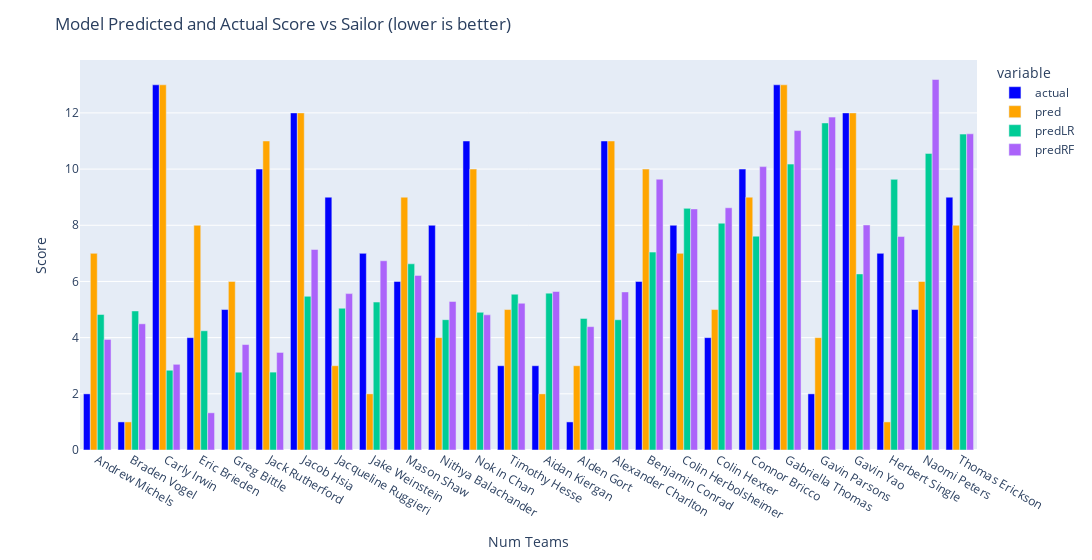

Here is the notebook cell this chart was saved with:
### Code cell
import plotly.express as px
import plotly.figure_factory as ff

# predictions = model.predict_rank([[p.r] for p in list(people.values()) if p.name in ['Carter Anderson', 'Justin Callahan', 'Blake Roberts'] and p.pos == 'Skipper'])
# print([p.name for p in list(people.values()) if p.name in ['Carter Anderson', 'Justin Callahan', 'Blake Roberts']  and p.pos == 'Skipper'])
# print(predictions)

# for raceID in list(df_races_full['raceID'].unique()):
# print(raceID)
# raceID = 'f24/open-atlantic-coast-final/1A'
raceID = "f24/mcsa-open-fall/10A"
# race = df_races_full.loc[df_races_full['raceID'] == raceID]
race = df_races_full[df_races_full['raceID'] == raceID]
df_preds3 = pd.DataFrame(columns=['pred', 'actual', 'Sailor'])
for pos in ['Skipper', 'Crew']:
    sailors = [p for p in people.values() if p.name in list(race['Sailor']) and race.loc[race['Sailor'] == p.name, 'Position'].iat[0] == pos and p.pos == pos]
    predictions = model.predict_rank([[p.r] for p in sailors])

    for pred, sailor in zip(predictions, sailors):
        score = float(race.loc[race['Sailor'] == sailor.name, 'Score'])
        # print(f"predicted: {pred[0]}, actual: {int(score)}, name: {sailor.name}")
        df_preds3.loc[len(df_preds3)] = [float(pred[0]), score, sailor.name]
    

df_preds = pd.read_csv('predsLR.csv')
df_preds2 = pd.read_csv('predsRF.csv')

df_preds3['predLR'] = df_preds['pred']
df_preds3['predRF'] = df_preds2['Predicted Score']

err = (abs(df_preds3['pred'] - df_preds3['actual'])).mean()
print(f"Mean Absolute Error for predictions in Race {raceID}: {err:.2f}")
err = (abs(df_preds3['predLR'] - df_preds3['actual'])).mean()
print(f"Mean Absolute Error for predictions in Race {raceID}: {err:.2f}")
err = (abs(df_preds3['predRF'] - df_preds3['actual'])).mean()
print(f"Mean Absolute Error for predictions in Race {raceID}: {err:.2f}")

fig = px.bar(df_preds3,x='Sailor', y=['actual', 'pred', 'predLR', 'predRF'],color_discrete_map={'actual': '#0101fd', 'pred': '#ffa500'})
fig.update_layout(width=1100, title='Model Predicted and Actual Score vs Sailor (lower is better)',
    xaxis_title='Num Teams',
    
    yaxis_title='Score',
    barmode='group')
fig.show()

### Figure 1 — Plotly figure (JSON) as saved in the notebook; plotly's stock layout.template omitted (floating-point values rounded to 4 significant figures)
{"data": [{"alignmentgroup": "True", "hovertemplate": "variable=actual<br>Sailor=%{x}<br>value=%{y}<extra></extra>", "legendgroup": "actual", "marker": {"color": "#0101fd", "pattern": {"shape": ""}}, "name": "actual", "offsetgroup": "actual", "orientation": "v", "showlegend": true, "textposition": "auto", "type": "bar", "x": ["Andrew Michels", "Braden Vogel", "Carly Irwin", "Eric Brieden", "Greg Bittle", "Jack Rutherford", "Jacob Hsia", "Jacqueline Ruggieri", "Jake Weinstein", "Mason Shaw", "Nithya Balachander", "Nok In Chan", "Timothy Hesse", "Aidan Kiergan", "Alden Gort", "Alexander Charlton", "Benjamin Conrad", "Colin Herbolsheimer", "Colin Hexter", "Connor Bricco", "Gabriella Thomas", "Gavin Parsons", "Gavin Yao", "Herbert Single", "Naomi Peters", "Thomas Erickson"], "xaxis": "x", "y": [2, 1, 13, 4, 5, 10, 12, 9, 7, 6, 8, 11, 3, 3, 1, 11, 6, 8, 4, 10, 13, 2, 12, 7, 5, 9], "yaxis": "y"}, {"alignmentgroup": "True", "hovertemplate": "variable=pred<br>Sailor=%{x}<br>value=%{y}<extra></extra>", "legendgroup": "pred", "marker": {"color": "#ffa500", "pattern": {"shape": ""}}, "name": "pred", "offsetgroup": "pred", "orientation": "v", "showlegend": true, "textposition": "auto", "type": "bar", "x": ["Andrew Michels", "Braden Vogel", "Carly Irwin", "Eric Brieden", "Greg Bittle", "Jack Rutherford", "Jacob Hsia", "Jacqueline Ruggieri", "Jake Weinstein", "Mason Shaw", "Nithya Balachander", "Nok In Chan", "Timothy Hesse", "Aidan Kiergan", "Alden Gort", "Alexander Charlton", "Benjamin Conrad", "Colin Herbolsheimer", "Colin Hexter", "Connor Bricco", "Gabriella Thomas", "Gavin Parsons", "Gavin Yao", "Herbert Single", "Naomi Peters", "Thomas Erickson"], "xaxis": "x", "y": [7, 1, 13, 8, 6, 11, 12, 3, 2, 9, 4, 10, 5, 2, 3, 11, 10, 7, 5, 9, 13, 4, 12, 1, 6, 8], "yaxis": "y"}, {"alignmentgroup": "True", "hovertemplate": "variable=predLR<br>Sailor=%{x}<br>value=%{y}<extra></extra>", "legendgroup": "predLR", "marker": {"color": "#00cc96", "pattern": {"shape": ""}}, "name": "predLR", "offsetgroup": "predLR", "orientation": "v", "showlegend": true, "textposition": "auto", "type": "bar", "x": ["Andrew Michels", "Braden Vogel", "Carly Irwin", "Eric Brieden", "Greg Bittle", "Jack Rutherford", "Jacob Hsia", "Jacqueline Ruggieri", "Jake Weinstein", "Mason Shaw", "Nithya Balachander", "Nok In Chan", "Timothy Hesse", "Aidan Kiergan", "Alden Gort", "Alexander Charlton", "Benjamin Conrad", "Colin Herbolsheimer", "Colin Hexter", "Connor Bricco", "Gabriella Thomas", "Gavin Parsons", "Gavin Yao", "Herbert Single", "Naomi Peters", "Thomas Erickson"], "xaxis": "x", "y": [4.824, 4.95, 2.839, 4.244, 2.77, 2.773, 5.472, 5.047, 5.266, 6.628, 4.639, 4.901, 5.546, 5.584, 4.685, 4.637, 7.044, 8.601, 8.074, 7.612, 10.18, 11.64, 6.269, 9.634, 10.56, 11.25], "yaxis": "y"}, {"alignmentgroup": "True", "hovertemplate": "variable=predRF<br>Sailor=%{x}<br>value=%{y}<extra></extra>", "legendgroup": "predRF", "marker": {"color": "#ab63fa", "pattern": {"shape": ""}}, "name": "predRF", "offsetgroup": "predRF", "orientation": "v", "showlegend": true, "textposition": "auto", "type": "bar", "x": ["Andrew Michels", "Braden Vogel", "Carly Irwin", "Eric Brieden", "Greg Bittle", "Jack Rutherford", "Jacob Hsia", "Jacqueline Ruggieri", "Jake Weinstein", "Mason Shaw", "Nithya Balachander", "Nok In Chan", "Timothy Hesse", "Aidan Kiergan", "Alden Gort", "Alexander Charlton", "Benjamin Conrad", "Colin Herbolsheimer", "Colin Hexter", "Connor Bricco", "Gabriella Thomas", "Gavin Parsons", "Gavin Yao", "Herbert Single", "Naomi Peters", "Thomas Erickson"], "xaxis": "x", "y": [3.936, 4.492, 3.051, 1.324, 3.754, 3.473, 7.138, 5.567, 6.736, 6.216, 5.289, 4.811, 5.224, 5.642, 4.392, 5.628, 9.64, 8.582, 8.623, 10.09, 11.37, 11.85, 8.01, 7.599, 13.19, 11.26], "yaxis": "y"}], "layout": {"barmode": "group", "legend": {"title": {"text": "variable"}, "tracegroupgap": 0}, "margin": {"t": 60}, "title": {"text": "Model Predicted and Actual Score vs Sailor (lower is better)"}, "width": 1100, "xaxis": {"anchor": "y", "domain": [0, 1], "title": {"text": "Num Teams"}}, "yaxis": {"anchor": "x", "domain": [0, 1], "title": {"text": "Score"}}}}
